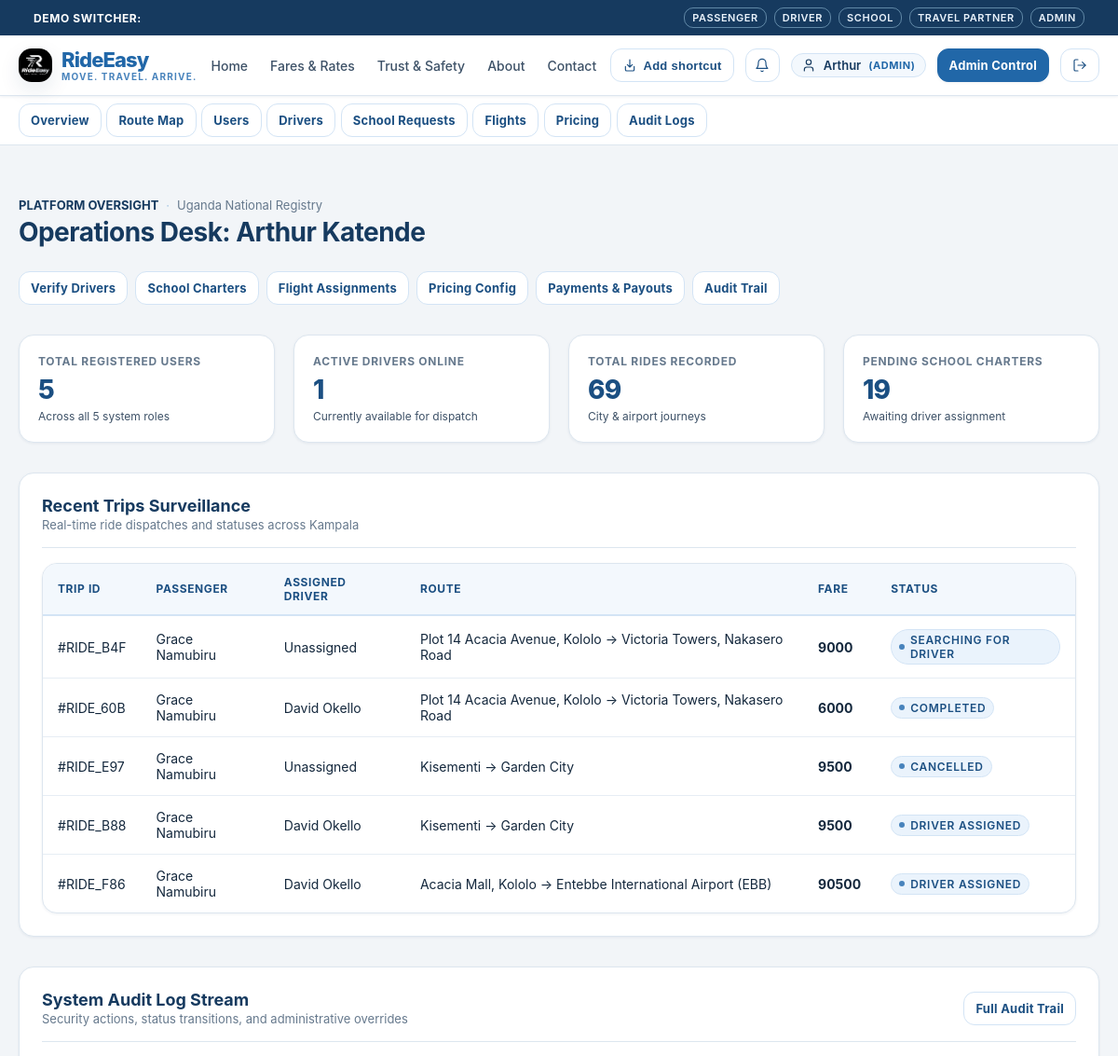
The page /admin/dashboard (signed in, upper part) on the database as committed earlier.
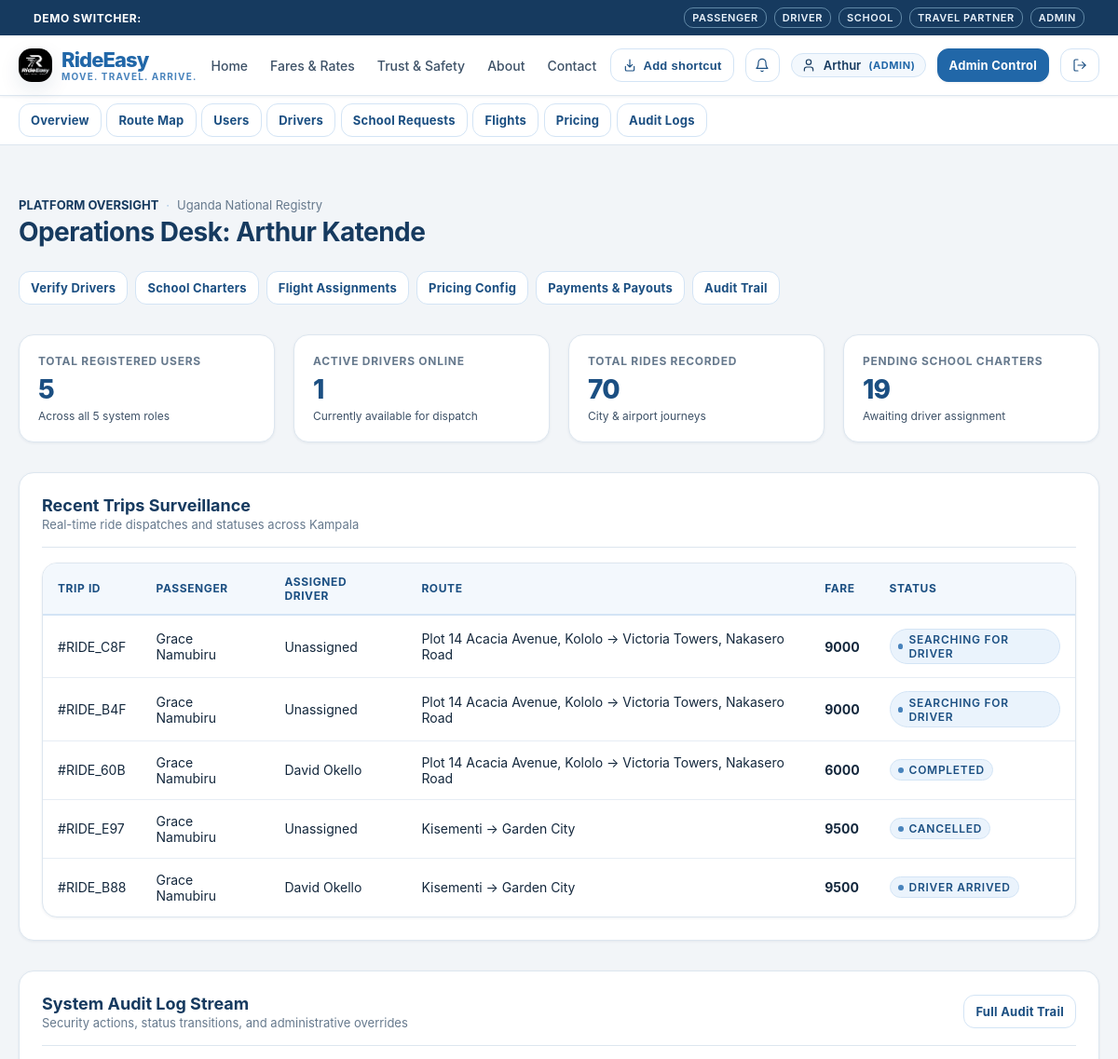
The same page on the database as committed later.
### tables this page shows
CREATE TABLE rides (
    id TEXT PRIMARY KEY,
    passenger_id TEXT NOT NULL,
    driver_id TEXT,
    category TEXT NOT NULL CHECK(category IN ('BODA', 'ECONOMY', 'COMFORT', 'PREMIUM')),
    pickup_address TEXT NOT NULL,
    pickup_lat REAL NOT NULL,
    pickup_lng REAL NOT NULL,
    destination_address TEXT NOT NULL,
    destination_lat REAL NOT NULL,
    destination_lng REAL NOT NULL,
    estimated_distance_km REAL NOT NULL,
    estimated_fare_ugx INTEGER NOT NULL,
    final_fare_ugx INTEGER,
    payment_method TEXT NOT NULL DEFAULT 'CASH' CHECK(payment_method IN ('CASH', 'MTN_MOMO', 'AIRTEL_MONEY', 'CARD')),
    payment_status TEXT NOT NULL DEFAULT 'UNPAID' CHECK(payment_status IN ('UNPAID', 'PENDING', 'PAID')),
    status TEXT NOT NULL DEFAULT 'REQUESTED' CHECK(status IN (
        'REQUESTED',
        'SEARCHING_FOR_DRIVER',
        'DRIVER_ASSIGNED',
        'DRIVER_ARRIVING',
        'DRIVER_ARRIVED',
        'TRIP_STARTED',
        'TRIP_COMPLETED',
        'PAYMENT_PENDING',
        'COMPLETED',
        'CANCELLED'
    )),
    cancellation_reason TEXT,
    is_airport_ride INTEGER NOT NULL DEFAULT 0,
    related_journey_id TEXT,
    created_at TIMESTAMP NOT NULL DEFAULT CURRENT_TIMESTAMP,
    updated_at TIMESTAMP NOT NULL DEFAULT CURRENT_TIMESTAMP, cancelled_at TIMESTAMP, driver_response_status TEXT NOT NULL DEFAULT 'ACCEPTED' CHECK(driver_response_status IN ('PENDING', 'ACCEPTED', 'DECLINED')),
    FOREIGN KEY (passenger_id) REFERENCES users(id) ON DELETE CASCADE,
    FOREIGN KEY (driver_id) REFERENCES users(id),
    FOREIGN KEY (related_journey_id) REFERENCES confirmed_journeys(id)
);

CREATE TABLE users (
    id TEXT PRIMARY KEY,
    email TEXT UNIQUE NOT NULL,
    password_hash TEXT NOT NULL,
    role TEXT NOT NULL CHECK(role IN ('PASSENGER', 'DRIVER', 'SCHOOL', 'TRAVEL_COMPANY', 'ADMIN')),
    full_name TEXT NOT NULL,
    phone TEXT NOT NULL,
    is_active INTEGER NOT NULL DEFAULT 1,
    is_verified INTEGER NOT NULL DEFAULT 0,
    created_at TIMESTAMP NOT NULL DEFAULT CURRENT_TIMESTAMP,
    updated_at TIMESTAMP NOT NULL DEFAULT CURRENT_TIMESTAMP
, avatar_url TEXT DEFAULT '/static/images/default-avatar.svg');

### rideeasy/app/routes/admin.py (the view)
@admin_bp.route("/dashboard")
def dashboard():
    user = AuthService.get_current_user()
    db = get_db()
    stats = {
        "total_users": db.fetchone("SELECT COUNT(*) as c FROM users")["c"],
        "active_drivers": db.fetchone("SELECT COUNT(*) as c FROM driver_profiles WHERE is_online = 1")["c"],
        "total_rides": db.fetchone("SELECT COUNT(*) as c FROM rides")["c"],
        "pending_schools": db.fetchone("SELECT COUNT(*) as c FROM school_transport_requests WHERE status = 'PENDING'")["c"],
        "pending_flights": db.fetchone("SELECT COUNT(*) as c FROM flight_requests WHERE status = 'SUBMITTED'")["c"],
        "pending_drivers": db.fetchone("SELECT COUNT(*) as c FROM driver_profiles WHERE verification_status = 'PENDING'")["c"]
    }
    recent_rides = db.fetchall(
        """SELECT r.*, p.full_name as passenger_name, d.full_name as driver_name
        FROM rides r
        JOIN users p ON r.passenger_id = p.id
        LEFT JOIN users d ON r.driver_id = d.id
        ORDER BY r.created_at DESC LIMIT 5"""
    )
    recent_audit_logs = db.fetchall(
        """SELECT a.*, u.full_name as user_name, u.role
        FROM audit_logs a
        LEFT JOIN users u ON a.user_id = u.id
        ORDER BY a.created_at DESC LIMIT 6"""
    )
    return render_template("admin/dashboard.html", user=user, stats=stats, recent_rides=recent_rides, recent_audit_logs=recent_audit_logs)

### rideeasy/app/repositories/database.py (called while the page is built)
def get_db() -> Database:
    global _db_instance
    try:
        from flask import current_app, has_app_context
        if has_app_context():
            db_url = current_app.config.get("TURSO_DATABASE_URL", "")
            auth_token = current_app.config.get("TURSO_AUTH_TOKEN", "")
            local_path = current_app.config.get("LOCAL_DB_PATH", Config.LOCAL_DB_PATH)
            if (
                _db_instance is None
                or _db_instance.db_url != db_url
                or _db_instance.auth_token != auth_token
                or _db_instance.local_path != local_path
            ):
                _db_instance = Database(db_url, auth_token, local_path)
            return _db_instance
    except ImportError:
        pass
    if _db_instance is None:
        _db_instance = Database()
    return _db_instance

    def _get_sqlite_conn(self) -> sqlite3.Connection:
        conn = sqlite3.connect(self.local_path, timeout=10.0, check_same_thread=False)
        conn.row_factory = sqlite3.Row
        conn.execute("PRAGMA foreign_keys = ON;")
        return conn

### rideeasy/app/routes/admin.py (called while the page is built)
@admin_bp.before_request
@login_required
@role_required("ADMIN")
def before_request():
    pass

### rideeasy/app/templates/admin/dashboard.html (shortened to what this page needs)
{% extends "base.html" %}
{% block content %}
<div class="container section">
  <div style="display: flex; justify-content: space-between; align-items: baseline; flex-wrap: wrap; gap: 1rem; margin-bottom: 2rem;">
    <div>
      <div class="metadata-row" style="margin-bottom: 0.25rem;">
        <span style="font-weight: 700; color: var(--color-black); text-transform: uppercase;">Platform Oversight</span>
        <span class="metadata-separator">·</span>
        <span>Uganda National Registry</span>
      </div>
      <h2>Operations Desk: {{ user.full_name }}</h2>
    </div>
    <div style="display: flex; gap: 0.5rem; flex-wrap: wrap;">
      <a href="/admin/drivers" class="btn btn-secondary btn-sm">Verify Drivers</a>
      <a href="/admin/schools" class="btn btn-secondary btn-sm">School Charters</a>
      <a href="/admin/flights" class="btn btn-secondary btn-sm">Flight Assignments</a>
      <a href="/admin/pricing" class="btn btn-secondary btn-sm">Pricing Config</a>
      <a href="{{ url_for('admin.payments') }}" class="btn btn-secondary btn-sm">Payments & Payouts</a>
      <a href="/admin/audit-logs" class="btn btn-secondary btn-sm">Audit Trail</a>
    </div>
  </div>
  <div class="stats-grid">
    <div class="stat-card">
      <div class="stat-label">Total Registered Users</div>
      <div class="stat-value">{{ stats.total_users }}</div>
      <div class="stat-subtext">Across all 5 system roles</div>
    </div>
    <div class="stat-card">
      <div class="stat-label">Active Drivers Online</div>
      <div class="stat-value">{{ stats.active_drivers }}</div>
      <div class="stat-subtext">Currently available for dispatch</div>
    </div>
    <div class="stat-card">
      <div class="stat-label">Total Rides Recorded</div>
      <div class="stat-value">{{ stats.total_rides }}</div>
      <div class="stat-subtext">City & airport journeys</div>
    </div>
    <div class="stat-card">
      <div class="stat-label">Pending School Charters</div>
      <div class="stat-value">{{ stats.pending_schools }}</div>
      <div class="stat-subtext">Awaiting driver assignment</div>
    </div>
  </div>
  <div class="card" style="margin-bottom: 2rem;">
    <div class="card-header">
      <div>
        <div class="card-title">Recent Trips Surveillance</div>
        <div class="card-subtitle">Real-time ride dispatches and statuses across Kampala</div>
      </div>
    </div>
    {% if recent_rides %}
      <div class="table-responsive">
        <table class="table">
          <thead>
            <tr>
              <th>Trip ID</th>
              <th>Passenger</th>
              <th>Assigned Driver</th>
              <th>Route</th>
              <th>Fare</th>
              <th>Status</th>
            </tr>
          </thead>
          <tbody>
            {% for r in recent_rides %}
              <tr>
                <td>#{{ r.id[:8].upper() }}</td>
                <td>{{ r.passenger_name }}</td>
                <td>{{ r.driver_name or 'Unassigned' }}</td>
                <td>{{ r.pickup_address }} → {{ r.destination_address }}</td>
                <td style="font-weight: 700;">{{ r.final_fare_ugx or r.estimated_fare_ugx | ugx }}</td>
                <td>
                  <span class="status-indicator">
                    <span class="status-dot"></span> {{ r.status.replace('_', ' ') }}
                  </span>
                </td>
              </tr>
            {% endfor %}
          </tbody>
        </table>
      </div>
    {% endif %}
  </div>
  <div class="card">
    <div class="card-header">
      <div>
        <div class="card-title">System Audit Log Stream</div>
        <div class="card-subtitle">Security actions, status transitions, and administrative overrides</div>
      </div>
      <a href="/admin/audit-logs" class="btn btn-secondary btn-sm">Full Audit Trail</a>
    </div>
  </div>
</div>
{% endblock %}

Rows that differ between the two databases and show on the page:
no longer on this page (row unchanged): rides: id "RIDE_F86", passenger_name "Grace Namubiru", full_name "David Okello", pickup_address "Acacia Mall, Kololo", destination_address "Entebbe International Airport (EBB)", final_fare_ugx "90500", status.replace "DRIVER ASSIGNED"
added rides: id "RIDE_C8F", passenger_name "Grace Namubiru", driver_name "Unassigned", pickup_address "Plot 14 Acacia Avenue, Kololo", destination_address "Victoria Towers, Nakasero Road", final_fare_ugx "9000", status.replace "SEARCHING FOR DRIVER"
changed rides: status.replace "DRIVER ASSIGNED" → "DRIVER ARRIVED"
Other text that changed with them:
{{ stats.total_rides }}: "69" → "70"
